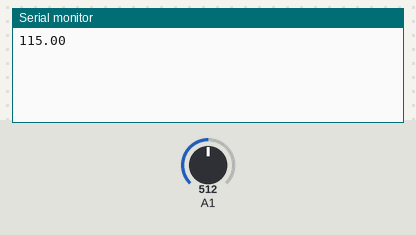
The sketch below on a simulated Arduino Uno, built with avr-gcc and run on an emulated ATmega328P. Parts: the last lines printed to the serial monitor. The test bench sets the inputs (shaded band); at power-on: A1 = 512.

Above: at 3.2 s.
3.3 s: A1 set to 716
At 7.6 s:
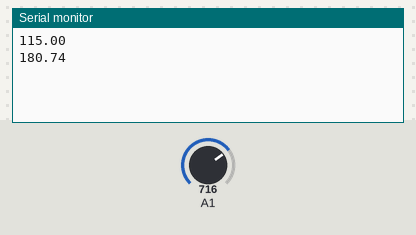
8.9 s: A1 set to 900
At 12.6 s:
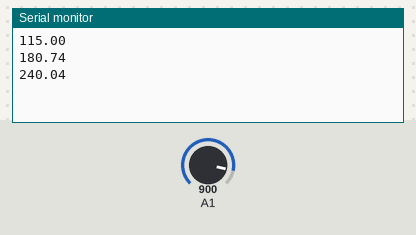
Timing chart, 0 to 14.1 s (numbered marks = the images above; inputs shaded):
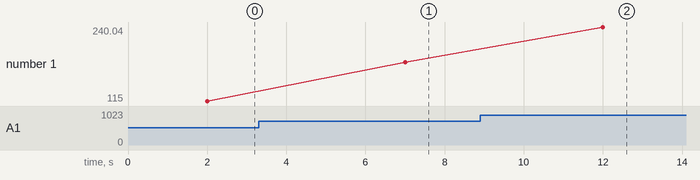

Measured:
- after the input at 3.3 s, the serial monitor: prints a new line after 3.7 s (image 1)
- after the input at 8.9 s, the serial monitor: prints a new line after 3.1 s (image 2)
- plotted number 1: 115 → 180.74 after the input at 3.3 s, 180.74 → 240.04 after the input at 8.9 s

The sketch:

sketch_plant_sensor.ino
```cpp
int moisturePin = A2;
// Set this threeshold accordingly to the resistance you used
// The easiest way to calibrate this value is to test the sensor in both dry and wet soil
int threeshold = 800;
void setup() {
 Serial.begin(9600);
 while (!Serial);
 delay(2000);
}
void loop() {
 // Serial.println(get_average_moisture());
 Serial.println(get_temperature());
 delay(5000);
}
int get_average_moisture() { // make an average of 10 values to be more accurate
 int tempValue = 0; // variable to temporarly store moisture value
 for (int a = 0; a < 10; a++) {
   tempValue += analogRead(moisturePin);
   delay(100);
 }
 return tempValue / 10;
}
float get_temperature(){
 int reading = analogRead(A1);
 float voltage = reading * 3.3;
 voltage /= 1024.0;
// Print tempeature in Celsius
float temperatureC = (voltage - 0.5) * 100 ; //converting from 10 mv per degree wit 500 mV offset
// Convert to Fahrenheit
float temperatureF = (temperatureC * 9.0 / 5.0) + 32.0;
return temperatureC;
}
```
